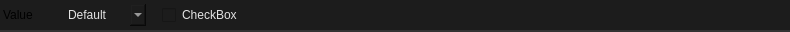
<?xml version="1.0" encoding="UTF-8"?>
<ui version="4.0">
 <class>Widget</class>
 <widget class="QWidget" name="Widget">
  <property name="geometry">
   <rect>
    <x>0</x>
    <y>0</y>
    <width>790</width>
    <height>32</height>
   </rect>
  </property>
  <property name="minimumSize">
   <size>
    <width>0</width>
    <height>0</height>
   </size>
  </property>
  <property name="maximumSize">
   <size>
    <width>16777215</width>
    <height>32</height>
   </size>
  </property>
  <property name="windowTitle">
   <string>Form</string>
  </property>
  <property name="styleSheet">
   <string notr="true">.QWidget {
    font: 580 10pt &quot;Segoe UI&quot;;
    border: 2px solid black;
    border-radius: 0px;
    border-left: 0px;
    border-right: 0px;
	border-top: 0px;
    border-color: rgba(50, 50, 50, 255);
    padding: 8px;
    padding-left: 6px;
    padding-right: 6px;
    color: #E3E3E3;
    background-color: #1C1C1C;
}

.QWidget::hover {
}
.QWidget::selected {
    background-color: #414956;
}</string>
  </property>
  <layout class="QVBoxLayout" name="verticalLayout">
   <property name="spacing">
    <number>0</number>
   </property>
   <property name="leftMargin">
    <number>0</number>
   </property>
   <property name="topMargin">
    <number>0</number>
   </property>
   <property name="rightMargin">
    <number>0</number>
   </property>
   <property name="bottomMargin">
    <number>0</number>
   </property>
   <item>
    <widget class="QFrame" name="frame">
     <property name="minimumSize">
      <size>
       <width>0</width>
       <height>32</height>
      </size>
     </property>
     <property name="maximumSize">
      <size>
       <width>16777215</width>
       <height>32</height>
      </size>
     </property>
     <property name="styleSheet">
      <string notr="true">.QFrame {
    font: 580 10pt &quot;Segoe UI&quot;;
    border: 2px solid black;
    border-radius: 0px;
    border-left: 0px;
    border-right: 0px;
	border-top: 0px;
    border-color: rgba(50, 50, 50, 255);
    color: #E3E3E3;
    background-color: #1C1C1C;
}

.QFrame::hover {
}
.QFrame::selected {
    background-color: #414956;
}</string>
     </property>
     <property name="frameShape">
      <enum>QFrame::StyledPanel</enum>
     </property>
     <property name="frameShadow">
      <enum>QFrame::Raised</enum>
     </property>
     <property name="lineWidth">
      <number>0</number>
     </property>
     <layout class="QHBoxLayout" name="horizontalLayout_2">
      <property name="spacing">
       <number>16</number>
      </property>
      <property name="leftMargin">
       <number>0</number>
      </property>
      <property name="topMargin">
       <number>0</number>
      </property>
      <property name="rightMargin">
       <number>0</number>
      </property>
      <property name="bottomMargin">
       <number>0</number>
      </property>
      <item>
       <layout class="QHBoxLayout" name="layout">
        <property name="sizeConstraint">
         <enum>QLayout::SetFixedSize</enum>
        </property>
        <item>
         <widget class="QLabel" name="property_class">
          <property name="sizePolicy">
           <sizepolicy hsizetype="Fixed" vsizetype="Preferred">
            <horstretch>0</horstretch>
            <verstretch>0</verstretch>
           </sizepolicy>
          </property>
          <property name="styleSheet">
           <string notr="true">border:0px;
background-color: rgba(255, 255, 255, 0);
font: 8pt &quot;Segoe UI&quot;;
padding-right: 16px;

</string>
          </property>
          <property name="text">
           <string>Value</string>
          </property>
         </widget>
        </item>
        <item>
         <widget class="QComboBox" name="logic_switch">
          <property name="sizePolicy">
           <sizepolicy hsizetype="Fixed" vsizetype="Fixed">
            <horstretch>0</horstretch>
            <verstretch>0</verstretch>
           </sizepolicy>
          </property>
          <property name="styleSheet">
           <string notr="true">QComboBox {
    font: 580 8pt &quot;Segoe UI&quot;;
    border: 2px solid black;
    border-radius: 0px;
    border-color: rgba(80, 80, 80, 255);
    height: 18px;
    padding-top: 2px;
    padding-bottom: 2px;
	border-top:none;
border-bottom:none;
border:none;
    color: #E3E3E3;
    background-color: #1C1C1C;
}

QComboBox:hover {
    background-color: #414956;
    color: white;
}

QComboBox:pressed {
}

QComboBox:item {
    font: 580  8pt &quot;Segoe UI&quot;;
    color: #E3E3E3;
    padding-left: 5px;
    background-color: #1C1C1C;
    border-style: none;
}

QComboBox::drop-down {
    color: #E3E3E3;
    padding: 2px;
    background: url(://icons/arrow_drop_down_16dp.svg) no-repeat center;
    border-bottom: 0px solid black;
    border-top: 0px solid black;
    border-right: 0px;
    border-left: 2px solid;
    margin-left: 5px;
    padding: 5px;
    width: 7px;
    border-color: rgba(80, 80, 80, 255);
    background-color: #1C1C1C;
border:none;
}

QComboBox::drop-down:hover {
    background-color: #414956;
    color: white;
}


QComboBox QAbstractItemView {
    border: 2px solid gray;
    border-color: rgba(80, 80, 80, 255);
    selection-background-color: #414956;
    background-color: #1C1C1C;
}


QComboBox QAbstractItemView::item {
    height: 16px; /* Set the height of each item */
    padding: 4px; /* Add padding to each item */
    padding-left: 5px;
    padding-right: 5px;
    color: #ff8a8a8a;
    border-style: none;
    border-bottom: 0.5px solid black;
    border-color: rgba(255, 255, 255, 10);
}


QComboBox QAbstractItemView::item:selected {
    height: 16px; /* Set the height of each item */
    padding: 4px; /* Add padding to each item */
    padding-left: 5px;
    padding-right: 5px;
    background-color: #414956;
    color: white;
    border: none; /* Remove border */
    outline: none; /* Remove outline */
}
</string>
          </property>
          <property name="currentIndex">
           <number>0</number>
          </property>
          <item>
           <property name="text">
            <string>Default</string>
           </property>
          </item>
          <item>
           <property name="text">
            <string>Bool</string>
           </property>
          </item>
          <item>
           <property name="text">
            <string>Variable</string>
           </property>
          </item>
          <item>
           <property name="text">
            <string>Expression</string>
           </property>
          </item>
         </widget>
        </item>
        <item>
         <widget class="QCheckBox" name="value">
          <property name="styleSheet">
           <string notr="true">QCheckBox {
    font: 600 8pt &quot;Segoe UI&quot;;
    border: 0px solid black;
    border-radius: 0px;
    border-color: rgba(80, 80, 80, 255);
    height:14px;
    color: #E3E3E3;
    background-color: #1C1C1C;
    padding-top: 2px;
    padding-bottom:2px;
}

QCheckBox::indicator:unchecked {
    image: url(://icons/check_box_outline_blank_16dp_9D9D9D_FILL0_wght400_GRAD0_opsz20.svg);
}

QCheckBox::indicator:checked {
    image: url(://icons/select_check_box_16dp_9D9D9D_FILL0_wght400_GRAD0_opsz20.svg);
}

/* ========================================================== */


QCheckBox:hover {
    background-color: #414956;
    color: white;
}</string>
          </property>
          <property name="text">
           <string>CheckBox</string>
          </property>
         </widget>
        </item>
        <item>
         <spacer name="horizontalSpacer">
          <property name="orientation">
           <enum>Qt::Horizontal</enum>
          </property>
          <property name="sizeHint" stdset="0">
           <size>
            <width>40</width>
            <height>20</height>
           </size>
          </property>
         </spacer>
        </item>
       </layout>
      </item>
     </layout>
    </widget>
   </item>
  </layout>
 </widget>
 <resources/>
 <connections/>
</ui>
